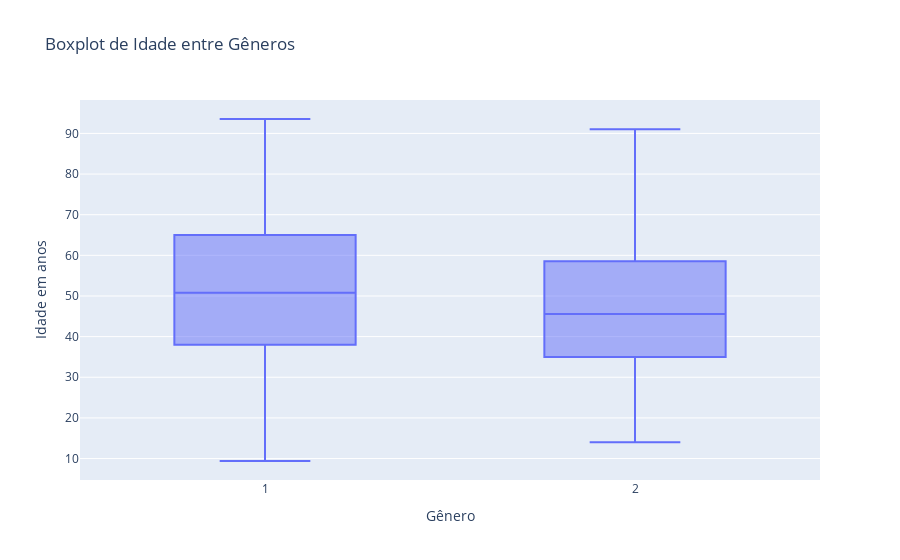

The notebook cell saved with this chart:
### Code cell
#boxplot entre generos

def load_data(file_path, sheet_name):
    return pd.read_excel(file_path, sheet_name=sheet_name)

file_path = '/home/lucasf/Desktop/Visualizacaodedados/Casoxcontrole_onda-GWAS_Fenotipos_e_covariaveis_revisado_Ricardo_CONGELADO.xlsx'
sheet_name = 'Respostas_ao_formulario_CONGELA'
df = load_data(file_path, sheet_name)

fig = px.box(df, x='GENERO', y='IDADE_anos', title='Boxplot de Idade entre Gêneros', 
             labels={'GENERO': 'Gênero', 'IDADE_anos': 'Idade em anos'})
fig.show()
fig.write_html("/home/lucasf/Desktop/Visualizacaodedados/grafico.html")

### Figure 1 — Plotly figure (JSON) as saved in the notebook; plotly's stock layout.template omitted (floating-point values rounded to 4 significant figures; data arrays with more than 128 entries replaced by an {"elided": "..."} marker saying what was removed)
{"data": [{"alignmentgroup": "True", "hovertemplate": "Gênero=%{x}<br>Idade em anos=%{y}<extra></extra>", "legendgroup": "", "marker": {"color": "#636efa"}, "name": "", "notched": false, "offsetgroup": "", "orientation": "v", "showlegend": false, "type": "box", "x": {"elided": "1044 int values"}, "x0": " ", "xaxis": "x", "y": {"elided": "1044 float values"}, "y0": " ", "yaxis": "y"}], "layout": {"boxmode": "group", "legend": {"tracegroupgap": 0}, "title": {"text": "Boxplot de Idade entre Gêneros"}, "xaxis": {"anchor": "y", "domain": [0, 1], "title": {"text": "Gênero"}}, "yaxis": {"anchor": "x", "domain": [0, 1], "title": {"text": "Idade em anos"}}}}
